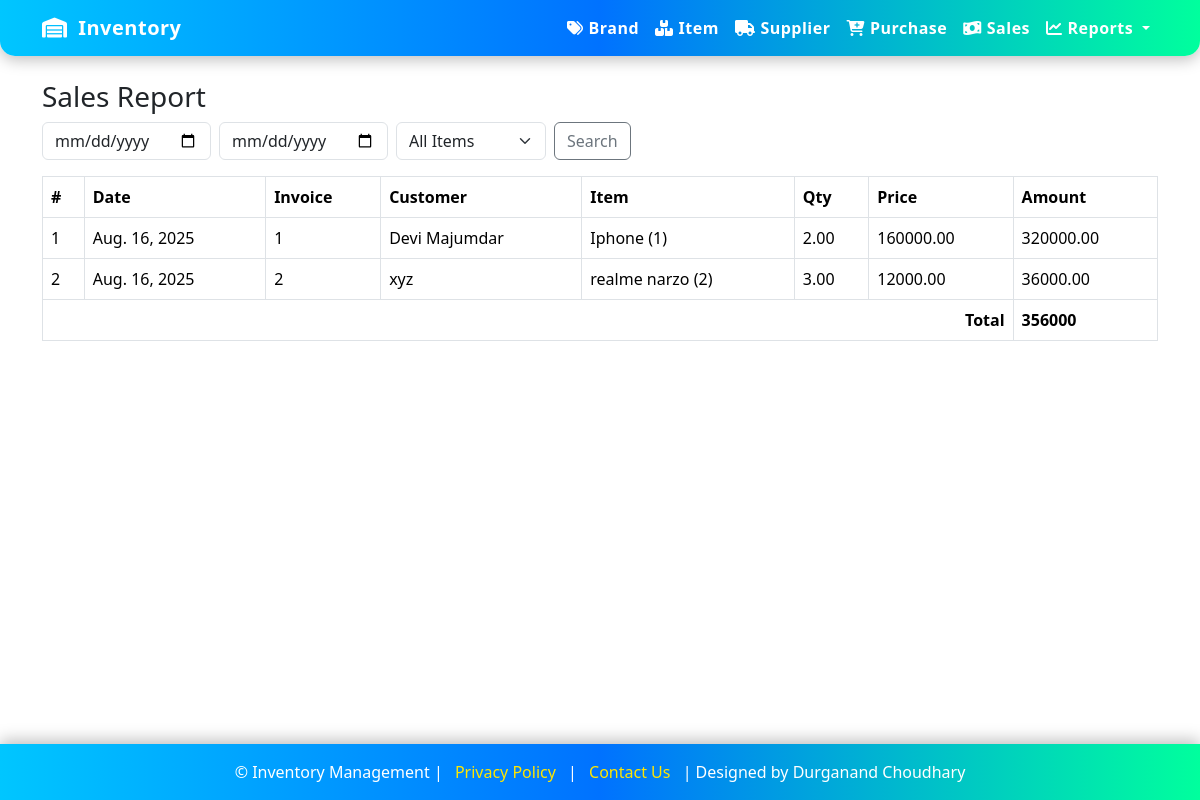
Screenshot of /reports/sale/ with the database file from the repository.
### inventory/models.py (models this page shows, shortened)
class SaleDetail(models.Model):  # sale_details 7
    sale_mstr = models.ForeignKey(SaleMaster, on_delete=models.CASCADE, related_name='details')
    item = models.ForeignKey(Item, on_delete=models.CASCADE)
    qty = models.DecimalField(max_digits=12, decimal_places=2)
    price = models.DecimalField(max_digits=12, decimal_places=2)
    amount = models.DecimalField(max_digits=14, decimal_places=2)
    status = models.BooleanField(default=True)
    datetime = models.DateTimeField(default=timezone.now)

class SaleMaster(models.Model):  # sale_mstr 6
    customer_name = models.CharField(max_length=150)
    number = models.CharField(max_length=20, blank=True)
    invoice_no = models.CharField(max_length=50)
    invoice_date = models.DateField()
    totalamount = models.DecimalField(max_digits=14, decimal_places=2, default=0)
    status = models.BooleanField(default=True)
    datetime = models.DateTimeField(default=timezone.now)

class Item(models.Model):  # item_mstr 2
    item_name = models.CharField(max_length=150)
    item_code = models.CharField(max_length=50, unique=True)
    price = models.DecimalField(max_digits=12, decimal_places=2, default=0)  # default selling price
    brand = models.ForeignKey(Brand, on_delete=models.SET_NULL, null=True, blank=True)
    status = models.BooleanField(default=True)
    datetime = models.DateTimeField(default=timezone.now)
    class Meta:
        unique_together = ('item_name', 'brand')
    def __str__(self):
        return f"{self.item_name} ({self.item_code})"

### inventory/views.py (the view)
# urls.py: path('reports/sale/', views.report_sale, name='report_sale'),
def report_sale(request):
    date_from = request.GET.get('from')
    date_to = request.GET.get('to')
    item_id = request.GET.get('item')
    qs = SaleDetail.objects.select_related('sale_mstr','item')
    if date_from:
        qs = qs.filter(sale_mstr__invoice_date__gte=date_from)
    if date_to:
        qs = qs.filter(sale_mstr__invoice_date__lte=date_to)
    if item_id:
        qs = qs.filter(item_id=item_id)
    items = Item.objects.order_by('item_name')
    total = qs.aggregate(s=Sum('amount'))['s'] or 0
    return render(request, 'inventory/report_sale.html', {
        'rows': qs.order_by('sale_mstr__invoice_date'),
        'items': items,
        'date_from': date_from,
        'date_to': date_to,
        'item_id': int(item_id) if item_id else None,
        'total': total
    })

### inventory/templates/inventory/report_sale.html (shortened to what this page needs)
{% extends 'inventory/base.html' %}
{% block content %}
<h3>Sales Report</h3>
<form class="row g-2 mb-3">
  <div class="col-auto"><input type="date" class="form-control" name="from" value="{{ date_from }}"></div>
  <div class="col-auto"><input type="date" class="form-control" name="to" value="{{ date_to }}"></div>
  <div class="col-auto">
    <select name="item" class="form-select">
      <option value="">All Items</option>
    </select>
  </div>
  <div class="col-auto"><button class="btn btn-outline-secondary">Search</button></div>
</form>
<table class="table table-bordered">
  <tr><th>#</th><th>Date</th><th>Invoice</th><th>Customer</th><th>Item</th><th>Qty</th><th>Price</th><th>Amount</th></tr>
  {% for r in rows %}
  <tr>
    <td>{{ forloop.counter }}</td>
    <td>{{ r.sale_mstr.invoice_date }}</td>
    <td>{{ r.sale_mstr.invoice_no }}</td>
    <td>{{ r.sale_mstr.customer_name }}</td>
    <td>{{ r.item }}</td>
    <td>{{ r.qty }}</td>
    <td>{{ r.price }}</td>
    <td>{{ r.amount }}</td>
  </tr>
  {% empty %}<tr><td colspan="8">No records.</td></tr>{% endfor %}
  <tr><th colspan="7" class="text-end">Total</th><th>{{ total }}</th></tr>
</table>
{% endblock %}

### inventory/templates/inventory/base.html (style rules this page uses)
html, body { height: 100%; }
body { display: flex; flex-direction: column; }

### rows the page displays
SaleDetail: sale_mstr.invoice_date "Aug. 16, 2025", sale_mstr.invoice_no "1", sale_mstr.customer_name "Devi Majumdar", item "Iphone (1)", qty "2.00", price "160000.00", amount "320000.00"
SaleDetail: sale_mstr.invoice_date "Aug. 16, 2025", sale_mstr.invoice_no "2", sale_mstr.customer_name "xyz", item "realme narzo (2)", qty "3.00", price "12000.00", amount "36000.00"

### other values shown
{{ total }} "356000"
